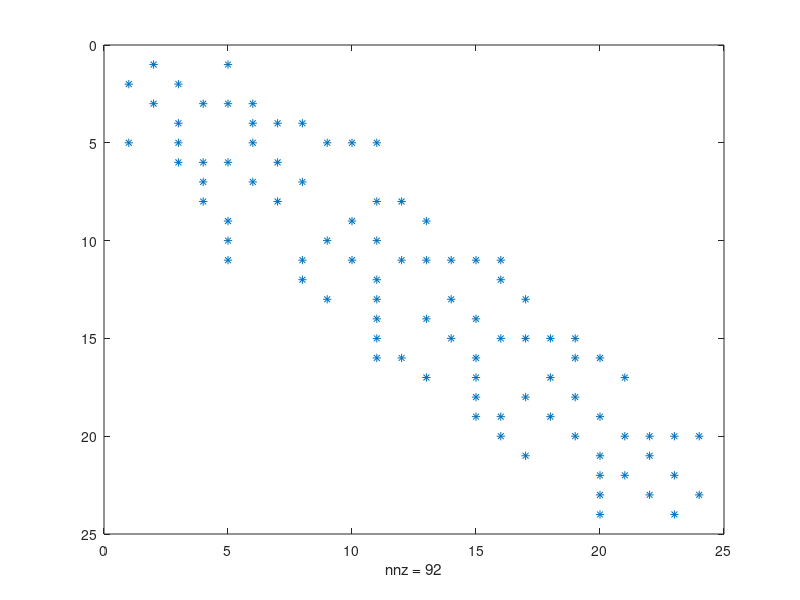
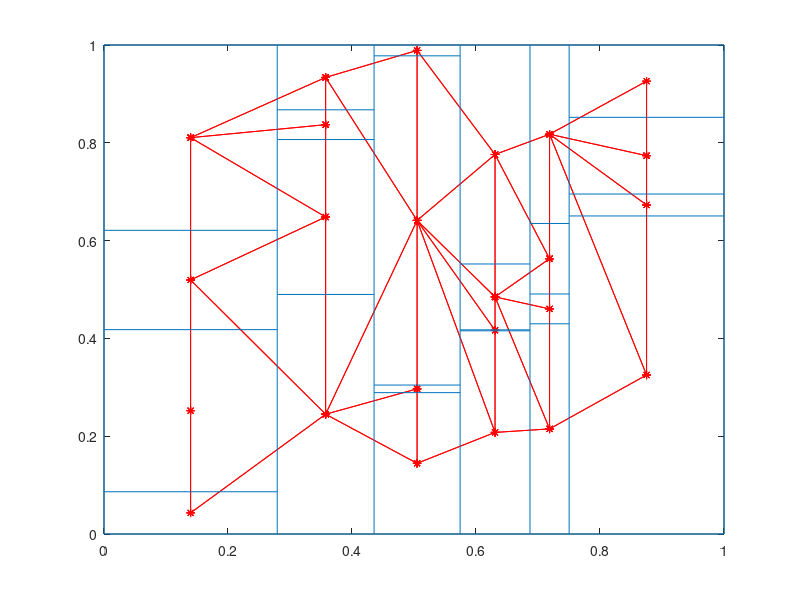

MATLAB code to generate these figures, in order:
close all; clear all; clc;

do_random=true;

% number of cut lines
n_cutx = 5;
n_cuty = 3;

% number of subsets per dimension
nx = n_cutx + 1;
ny = n_cuty + 1;

if do_random
    % cut lines in x
    X = [0 sort(rand(1,n_cutx)) 1];
    % cut lines in y, per column
    Y=zeros(nx,n_cuty+2);
    for i=1:nx
        Y(i,:) = [0 sort(rand(1,n_cuty)) 1];
    end
else
    X = linspace(0,1,n_cutx+2);
    tmp = linspace(0,1,n_cuty+2);
    for i=1:nx
        Y(i,:) = tmp;
    end
end

% adjacency matrix
n=nx*ny;
A = zeros(n,n);

% loop over columns 
for i=1:nx
    % beginning and end rows in A for this colum
    row_beg = (i-1)*ny+1;
    row_end = (i  )*ny  ;
    % up/down neighbors
    for row=row_beg:row_end
        % top neighbor
        if row~=row_end, A(row,row+1)=1; end
        % not need for bottom neighbors, we use transport at the end
        % % bottom neighbor
        % if row~=row_beg, A(row,row-1)=1; end
    end
    
    % right neighbors, not needed for last column
    if i<nx 
        % cut lines of the current column
        cut_lines_curr = Y(i,:);
        % cut lines of the right neighbor column
        cut_lines_neig = Y(i+1,:);
        for j=1:ny
            % current row in A matrix
            current_row = (i-1)*ny+j;
            % cut lines of interest
            Y1=cut_lines_curr(j);
            Y2=cut_lines_curr(j+1);
            ind = find( (cut_lines_neig>Y1-eps) & (cut_lines_neig<Y2+eps) );
            % TODO: need fuzzy logic for the vase when vertices are the same
            % ind is the ID's of the cut lines of the neighbors
            if ~isempty(ind)
                connecting_subsets = [ind(1)-1 ind];
                if abs(Y1 - cut_lines_neig(ind(1)))< 1.5*eps
                    % remove the first subset
                    connecting_subsets(1) = [];
                end
                if abs(Y2 - cut_lines_neig(ind(end)))< 1.5*eps
                    % remove the last subset
                    connecting_subsets(end) = [];
                end
                % i*ny: to skip all ofthe subset in all columns from 1 to i included
                A(current_row,i*ny+connecting_subsets)=1;
            end % ind is not empty
        end % loop over subset in given column
    end % we are not yet at the last column
    
end % loop of columns

% symmetric portion
A = A + A';
figure(1)
spy(A)

% plot the graph
figure(2)
Coordinates = zeros(n,2);
k=0;
for i=1:nx
    xval = (X(i)+X(i+1))/2;
    for j=1:ny
        yval = (Y(i,j)+Y(i,j+1))/2;
        k=k+1;
        Coordinates(k,:)=[xval yval];
    end
end
gplot(A,Coordinates,'r-*');
hold on
% superimpose the subset mesh 
for i=1:nx+1
    line([X(i),X(i)],[0,1])
    if i<=nx
        for j=1:ny+1
            line([X(i),X(i+1)],[Y(i,j),Y(i,j)])
        end
    end
end
    
    
